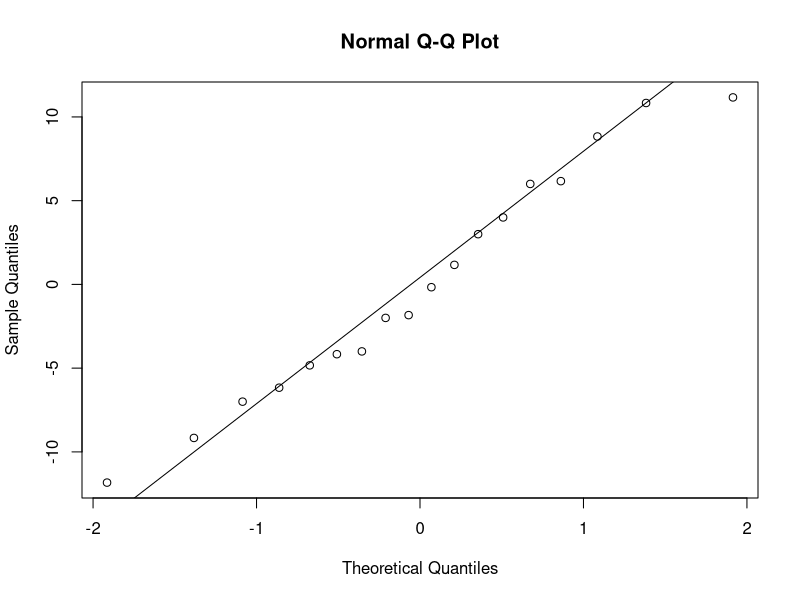
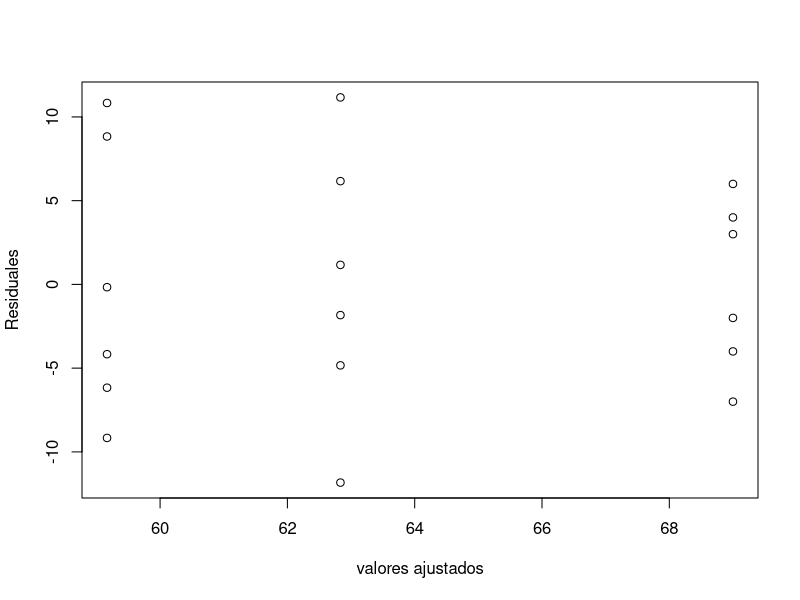

These charts were generated, in order, by the following R code: (Note: this script raises an error after producing the figures.)
## ---- chunk 1
knitr::opts_chunk$set(echo = FALSE)
## ---- chunk 2

y<-c(72,65,67,75,62,73, 55,59,68,70,53,50,64,74,61,58,51,69)
factor<-c(rep(1,6),rep(2,6),rep(3,6))
factor <- as.factor(factor)

## ---- chunk 3
anv<-aov(y~factor)
qqnorm(residuals(anv));qqline(residuals(anv))
shapiro.test(anv$residuals)
## ---- chunk 4

bartlett.test(y~factor)
## ---- chunk 5

require(car)
durbinWatsonTest(anv)
plot(anv$fitted.values,anv$residuals, xlab="valores ajustados", ylab = "Residuales")
## ---- chunk 6
n<-6
a<-3
N<-n*a
yi.<-c(sum(y[1:6]),sum(y[7:12]),sum(y[13:18]))
y..<-sum(y)
sstrat<-sum(yi^2)/n - (y..^2)/N
sst <- sum(y^2) - ((y..^2)/N)
sse<- sst-sstrat
mstrat<-sstrat/(a-1)
mse<-sse/(N-a)
estf<- mstrat/mse
pval<-pf(estf,a-1,N-a,lower.tail = F)
## ---- chunk 7
tabla<-data.frame("Fuente de variación"= c("Marca de spray", "residuales"),
                  "g.l" = c(a-1,N-a),
                  "Suma Cuad." = c(sstrat, sse),
                  "Media Cuad." = c(mstrat,mse),
                  "EstF" = c(estf, NA),
                  "P- Value" = c(pval,NA)
                  )
tabla
